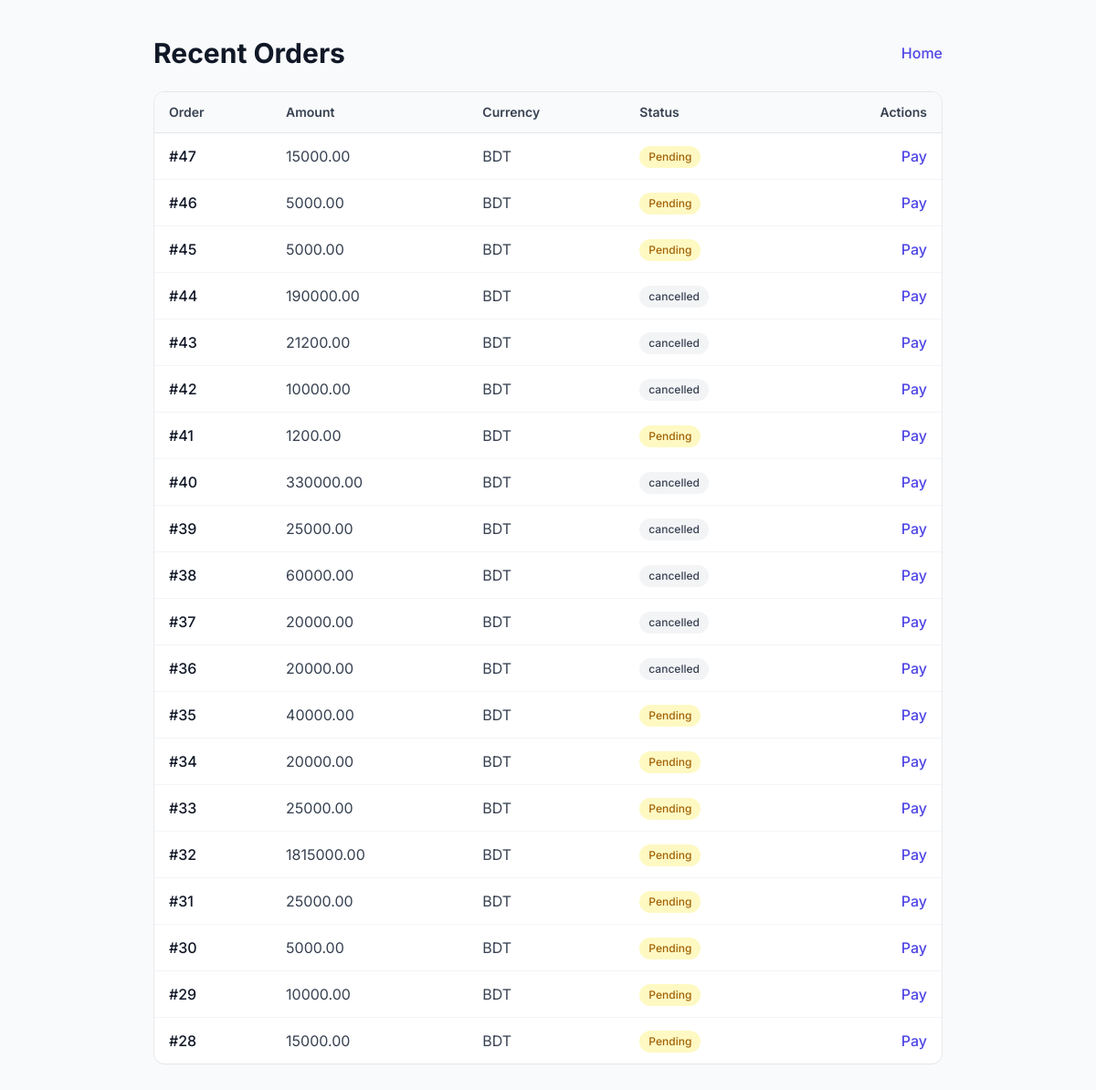
The page /payments/list/ on the database as committed earlier.
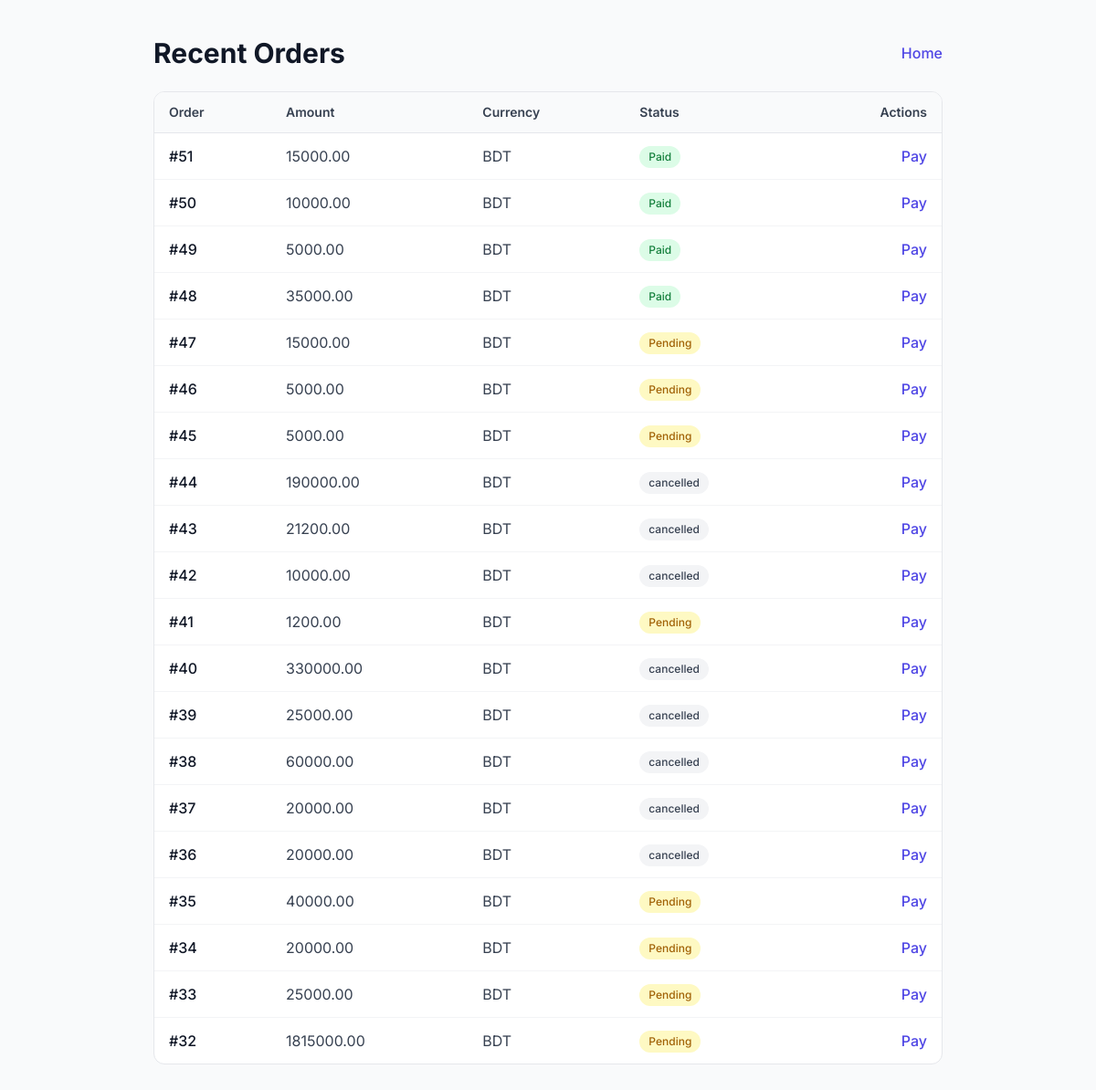
The same page on the database as committed later.
### payments/models.py (models this page shows, shortened)
class Order(models.Model):
    STATUS_CHOICES = [
        ('pending','Pending'),
        ('paid','Paid'),
        ('failed','Failed'),
        ('cancelled','Cancelled'),
    ]
    user = models.ForeignKey(settings.AUTH_USER_MODEL, null=True, blank=True, on_delete=models.SET_NULL)
    amount = models.DecimalField(max_digits=10, decimal_places=2)
    currency = models.CharField(max_length=10, default='BDT')
    created_at = models.DateTimeField(auto_now_add=True)
    status = models.CharField(max_length=20, choices=STATUS_CHOICES, default='pending')
    description = models.CharField(max_length=255, blank=True)

### payments/views.py (the view)
# urls.py: path('list/', views.payment_list, name='list'),
def payment_list(request):
    orders = Order.objects.order_by('-created_at')[:20]
    return render(request, 'payments/list.html', {'orders': orders})

### payments/templates/payments/list.html (shortened to what this page needs)
<!DOCTYPE html>
<html lang="en">
<head>
  <link href="https://cdn.jsdelivr.net/npm/daisyui@4.12.24/dist/full.min.css" rel="stylesheet" type="text/css" />
  <script src="https://cdn.tailwindcss.com"></script>
</head>
<body class="min-h-screen bg-gray-50 py-10">
  <div class="max-w-4xl mx-auto px-4">
    <div class="mb-6 flex items-center justify-between">
      <h1 class="text-3xl font-bold text-gray-900">Recent Orders</h1>
      <a href="/" class="text-indigo-600 hover:text-indigo-800 font-medium">Home</a>
    </div>
    <div class="overflow-hidden rounded-xl border bg-white">
      <table class="min-w-full divide-y divide-gray-200">
        <thead class="bg-gray-50">
          <tr>
            <th class="px-4 py-3 text-left text-sm font-semibold text-gray-700">Order</th>
            <th class="px-4 py-3 text-left text-sm font-semibold text-gray-700">Amount</th>
            <th class="px-4 py-3 text-left text-sm font-semibold text-gray-700">Currency</th>
            <th class="px-4 py-3 text-left text-sm font-semibold text-gray-700">Status</th>
            <th class="px-4 py-3 text-right text-sm font-semibold text-gray-700">Actions</th>
          </tr>
        </thead>
        <tbody class="divide-y divide-gray-100">
          {% for o in orders %}
          <tr class="hover:bg-gray-50">
            <td class="px-4 py-3 font-medium text-gray-900">#{{ o.id }}</td>
            <td class="px-4 py-3 text-gray-700">{{ o.amount }}</td>
            <td class="px-4 py-3 text-gray-700">{{ o.currency }}</td>
            <td class="px-4 py-3">
              {% if o.status == 'paid' %}
                <span class="inline-flex items-center gap-1 rounded-full bg-green-100 px-2.5 py-1 text-xs font-medium text-green-700">Paid</span>
              {% elif o.status == 'pending' %}
                <span class="inline-flex items-center gap-1 rounded-full bg-yellow-100 px-2.5 py-1 text-xs font-medium text-yellow-700">Pending</span>
              {% elif o.status == 'failed' %}
                <span class="inline-flex items-center gap-1 rounded-full bg-rose-100 px-2.5 py-1 text-xs font-medium text-rose-700">Failed</span>
              {% else %}
                <span class="inline-flex items-center gap-1 rounded-full bg-gray-100 px-2.5 py-1 text-xs font-medium text-gray-700">{{ o.status }}</span>
              {% endif %}
            </td>
            <td class="px-4 py-3 text-right">
              <a href="{% url 'payments:sslcz_start' o.id %}" class="text-indigo-600 hover:text-indigo-800 font-medium">Pay</a>
            </td>
          </tr>
          {% empty %}
          <tr>
            <td colspan="5" class="px-4 py-8 text-center text-gray-500">No orders yet.</td>
          </tr>
          {% endfor %}
        </tbody>
      </table>
    </div>
  </div>
</body>
</html>

Rows that differ between the two databases and show on the page:
no longer on this page (row unchanged): Order: id "31", amount "25000.00", currency "BDT", status "Pending"
no longer on this page (row unchanged): Order: id "30", amount "5000.00", currency "BDT", status "Pending"
no longer on this page (row unchanged): Order: id "29", amount "10000.00", currency "BDT", status "Pending"
no longer on this page (row unchanged): Order: id "28", amount "15000.00", currency "BDT", status "Pending"
added Order: id "51", amount "15000.00", currency "BDT", status "Paid"
added Order: id "50", amount "10000.00", currency "BDT", status "Paid"
added Order: id "49", amount "5000.00", currency "BDT", status "Paid"
added Order: id "48", amount "35000.00", currency "BDT", status "Paid"
